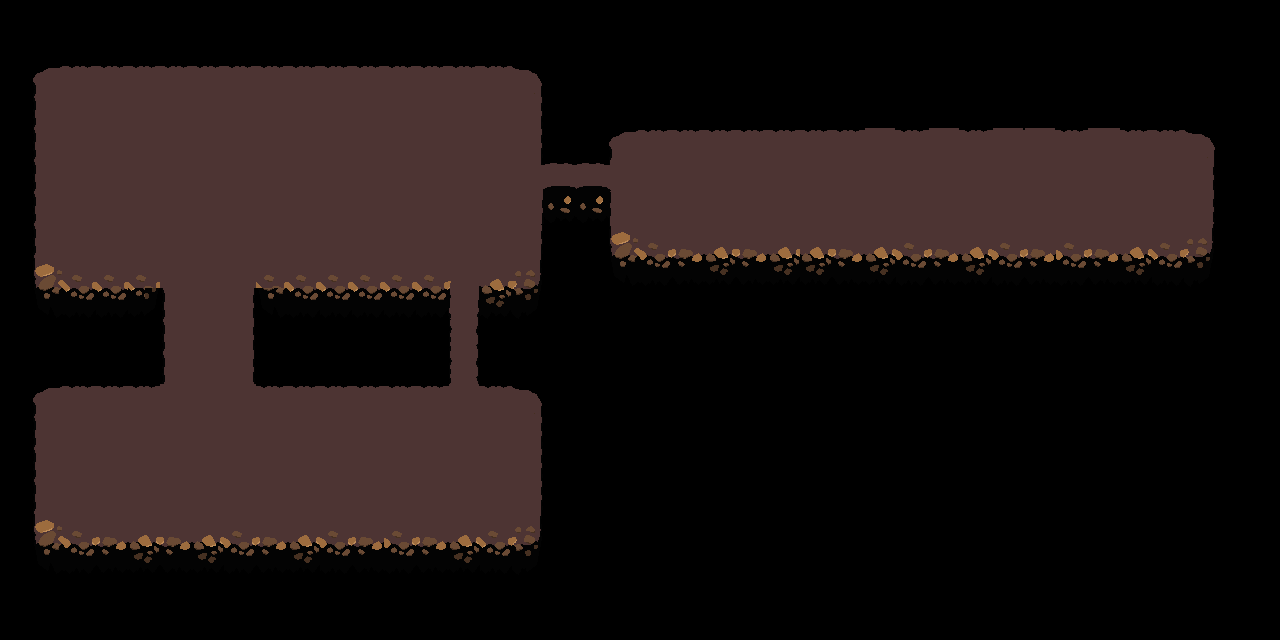

This game map was drawn from its Tiled (.tmx) file and the tilesets committed beside it. A one-line description and the full map source follow:
An orthogonal 40x20 tile map with 32x32 px tiles, 1 tile layer (Tile Layer 1), 2 tilesets and 11 objects (8x Tree, Reactor, Spawn, Siege).

<map version="1.10" tiledversion="1.11.2" orientation="orthogonal" renderorder="right-down" width="40" height="20" tilewidth="32" tileheight="32" infinite="0" nextlayerid="11" nextobjectid="67">
 <editorsettings>
  <export target="base_island.lua" format="lua" />
 </editorsettings>
 <tileset firstgid="1" name="Objects" tilewidth="96" tileheight="96" tilecount="2" columns="0">
  <grid orientation="orthogonal" width="32" height="32" />
  <tile id="1">
   <image source="../../../reactor/reactor-Sheet.png" width="96" height="96" />
  </tile>
  <tile id="2">
   <image source="../../../objects/tree.png" width="48" height="96" />
  </tile>
 </tileset>
 <tileset firstgid="4" name="test" tilewidth="32" tileheight="32" tilecount="225" columns="15">
  <image source="../../../world.png" width="480" height="480" />
 </tileset>
 <layer id="1" name="Tile Layer 1" width="40" height="20" opacity="0.99">
  <data encoding="csv">
0,0,0,0,0,0,0,0,0,0,0,0,0,0,0,0,0,0,0,0,0,0,0,0,0,0,0,0,0,0,0,0,0,0,0,0,0,0,0,0,
0,0,0,0,0,0,0,0,0,0,0,0,0,0,0,0,0,0,0,0,0,0,0,0,0,0,0,0,0,0,0,0,0,0,0,0,0,0,0,0,
0,124,127,125,127,127,127,127,127,127,127,127,127,125,125,127,128,0,0,0,0,0,0,0,0,0,0,0,0,0,0,0,0,0,0,0,0,0,0,0,
0,139,140,141,141,140,140,141,141,140,140,141,140,140,140,142,143,0,0,0,0,0,0,0,0,0,0,0,0,0,0,0,0,0,0,0,0,0,0,0,
0,139,140,140,141,142,141,141,140,141,141,140,140,140,140,141,143,0,0,124,127,125,127,127,127,125,127,126,127,126,125,126,126,127,140,125,125,134,0,0,
0,139,142,141,141,142,140,140,141,140,142,141,141,142,140,140,146,147,147,148,140,140,140,140,140,140,140,140,140,140,140,140,140,140,140,140,140,149,0,0,
0,139,142,140,141,140,141,140,141,142,141,141,142,142,141,140,161,162,162,163,140,140,140,140,140,140,140,140,140,140,140,140,140,140,140,140,140,164,0,0,
0,139,141,142,140,141,140,140,141,142,142,140,141,142,141,141,143,0,0,154,8,9,10,9,10,10,9,10,8,9,10,8,9,8,9,10,155,158,0,0,
0,154,155,155,155,141,141,141,155,155,155,155,155,155,156,157,158,0,0,169,23,24,25,24,25,25,24,25,23,24,25,23,24,23,24,25,170,173,0,0,
0,169,170,170,191,145,141,164,193,170,170,170,170,170,171,172,173,0,0,0,0,0,0,0,0,0,0,0,0,0,0,0,0,0,0,0,0,0,0,0,
0,0,0,0,0,145,141,149,0,0,0,0,0,0,186,0,0,0,0,0,0,0,0,0,0,0,0,0,0,0,0,0,0,0,0,0,0,0,0,0,
0,0,0,0,0,160,141,164,0,0,0,0,0,0,186,0,0,0,0,0,0,0,0,0,0,0,0,0,0,0,0,0,0,0,0,0,0,0,0,0,
0,124,125,125,125,141,141,141,125,125,125,125,125,125,126,127,128,0,0,0,0,0,0,0,0,0,0,0,0,0,0,0,0,0,0,0,0,0,0,0,
0,139,140,140,140,140,140,140,140,140,140,140,140,140,140,140,143,0,0,0,0,0,0,0,0,0,0,0,0,0,0,0,0,0,0,0,0,0,0,0,
0,139,140,140,140,140,140,140,140,140,140,140,140,140,140,140,143,0,0,0,0,0,0,0,0,0,0,0,0,0,0,0,0,0,0,0,0,0,0,0,
0,139,140,140,140,140,140,140,140,140,140,140,140,140,140,140,143,0,0,0,0,0,0,0,0,0,0,0,0,0,0,0,0,0,0,0,0,0,0,0,
0,154,8,9,10,9,10,8,9,10,8,9,8,9,10,155,158,0,0,0,0,0,0,0,0,0,0,0,0,0,0,0,0,0,0,0,0,0,0,0,
0,169,23,24,25,24,25,23,24,25,23,24,23,24,25,170,173,0,0,0,0,0,0,0,0,0,0,0,0,0,0,0,0,0,0,0,0,0,0,0,
0,0,0,0,0,0,0,0,0,0,0,0,0,0,0,0,0,0,0,0,0,0,0,0,0,0,0,0,0,0,0,0,0,0,0,0,0,0,0,0,
0,0,0,0,0,0,0,0,0,0,0,0,0,0,0,0,0,0,0,0,0,0,0,0,0,0,0,0,0,0,0,0,0,0,0,0,0,0,0,0
</data>
 </layer>
 <objectgroup id="5" name="Objects">
  <object id="37" name="Tree" gid="3" x="304.864" y="149.651" width="48" height="96" />
  <object id="38" name="Tree" gid="3" x="464.5" y="104" width="48" height="96" />
  <object id="39" name="Tree" gid="3" x="413.667" y="267" width="48" height="96" />
  <object id="40" name="Tree" gid="3" x="792" y="234.5" width="48" height="96" />
  <object id="41" name="Tree" gid="3" x="694.5" y="234.833" width="48" height="96" />
  <object id="42" name="Tree" gid="3" x="497.5" y="428" width="48" height="96" />
  <object id="43" name="Tree" gid="3" x="635.167" y="210.333" width="48" height="96" />
  <object id="44" name="Tree" gid="3" x="47" y="449.833" width="48" height="96" />
  <object id="47" name="Reactor" gid="2" x="128" y="224" width="96" height="96" />
 </objectgroup>
 <objectgroup id="10" name="Area">
  <object id="61" name="Spawn" x="253.5" y="204.5">
   <point />
  </object>
  <object id="65" name="Siege" x="128" y="416" width="352" height="96" />
 </objectgroup>
</map>
